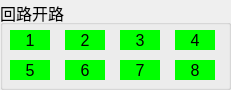
  <widget class="QGroupBox" name="groupBox_loopopen">
   <property name="geometry">
    <rect>
     <x>1120</x>
     <y>285</y>
     <width>231</width>
     <height>90</height>
    </rect>
   </property>
   <property name="font">
    <font>
     <pointsize>12</pointsize>
    </font>
   </property>
   <property name="title">
    <string>回路开路</string>
   </property>
   <widget class="QLabel" name="m_loopo8">
    <property name="geometry">
     <rect>
      <x>175</x>
      <y>60</y>
      <width>40</width>
      <height>20</height>
     </rect>
    </property>
    <property name="font">
     <font>
      <pointsize>12</pointsize>
     </font>
    </property>
    <property name="layoutDirection">
     <enum>Qt::LeftToRight</enum>
    </property>
    <property name="styleSheet">
     <string notr="true">background-color: rgb(0,255,0);</string>
    </property>
    <property name="text">
     <string>8</string>
    </property>
    <property name="alignment">
     <set>Qt::AlignCenter</set>
    </property>
   </widget>
   <widget class="QLabel" name="m_loopo6">
    <property name="geometry">
     <rect>
      <x>65</x>
      <y>60</y>
      <width>40</width>
      <height>20</height>
     </rect>
    </property>
    <property name="font">
     <font>
      <pointsize>12</pointsize>
     </font>
    </property>
    <property name="layoutDirection">
     <enum>Qt::LeftToRight</enum>
    </property>
    <property name="styleSheet">
     <string notr="true">background-color: rgb(0,255,0);</string>
    </property>
    <property name="text">
     <string>6</string>
    </property>
    <property name="alignment">
     <set>Qt::AlignCenter</set>
    </property>
   </widget>
   <widget class="QLabel" name="m_loopo4">
    <property name="geometry">
     <rect>
      <x>175</x>
      <y>30</y>
      <width>40</width>
      <height>20</height>
     </rect>
    </property>
    <property name="font">
     <font>
      <pointsize>12</pointsize>
     </font>
    </property>
    <property name="layoutDirection">
     <enum>Qt::LeftToRight</enum>
    </property>
    <property name="styleSheet">
     <string notr="true">background-color: rgb(0,255,0);</string>
    </property>
    <property name="text">
     <string>4</string>
    </property>
    <property name="alignment">
     <set>Qt::AlignCenter</set>
    </property>
   </widget>
   <widget class="QLabel" name="m_loopo1">
    <property name="geometry">
     <rect>
      <x>10</x>
      <y>30</y>
      <width>40</width>
      <height>20</height>
     </rect>
    </property>
    <property name="font">
     <font>
      <pointsize>12</pointsize>
     </font>
    </property>
    <property name="layoutDirection">
     <enum>Qt::LeftToRight</enum>
    </property>
    <property name="styleSheet">
     <string notr="true">background-color: rgb(0,255,0);</string>
    </property>
    <property name="text">
     <string>1</string>
    </property>
    <property name="alignment">
     <set>Qt::AlignCenter</set>
    </property>
   </widget>
   <widget class="QLabel" name="m_loopo5">
    <property name="geometry">
     <rect>
      <x>10</x>
      <y>60</y>
      <width>40</width>
      <height>20</height>
     </rect>
    </property>
    <property name="font">
     <font>
      <pointsize>12</pointsize>
     </font>
    </property>
    <property name="layoutDirection">
     <enum>Qt::LeftToRight</enum>
    </property>
    <property name="styleSheet">
     <string notr="true">background-color: rgb(0,255,0);</string>
    </property>
    <property name="text">
     <string>5</string>
    </property>
    <property name="alignment">
     <set>Qt::AlignCenter</set>
    </property>
   </widget>
   <widget class="QLabel" name="m_loopo3">
    <property name="geometry">
     <rect>
      <x>120</x>
      <y>30</y>
      <width>40</width>
      <height>20</height>
     </rect>
    </property>
    <property name="font">
     <font>
      <pointsize>12</pointsize>
     </font>
    </property>
    <property name="layoutDirection">
     <enum>Qt::LeftToRight</enum>
    </property>
    <property name="styleSheet">
     <string notr="true">background-color: rgb(0,255,0);</string>
    </property>
    <property name="text">
     <string>3</string>
    </property>
    <property name="alignment">
     <set>Qt::AlignCenter</set>
    </property>
   </widget>
   <widget class="QLabel" name="m_loopo2">
    <property name="geometry">
     <rect>
      <x>65</x>
      <y>30</y>
      <width>40</width>
      <height>20</height>
     </rect>
    </property>
    <property name="font">
     <font>
      <pointsize>12</pointsize>
     </font>
    </property>
    <property name="layoutDirection">
     <enum>Qt::LeftToRight</enum>
    </property>
    <property name="styleSheet">
     <string notr="true">background-color: rgb(0,255,0);</string>
    </property>
    <property name="text">
     <string>2</string>
    </property>
    <property name="alignment">
     <set>Qt::AlignCenter</set>
    </property>
   </widget>
   <widget class="QLabel" name="m_loopo7">
    <property name="geometry">
     <rect>
      <x>120</x>
      <y>60</y>
      <width>40</width>
      <height>20</height>
     </rect>
    </property>
    <property name="font">
     <font>
      <pointsize>12</pointsize>
     </font>
    </property>
    <property name="layoutDirection">
     <enum>Qt::LeftToRight</enum>
    </property>
    <property name="styleSheet">
     <string notr="true">background-color: rgb(0,255,0);</string>
    </property>
    <property name="text">
     <string>7</string>
    </property>
    <property name="alignment">
     <set>Qt::AlignCenter</set>
    </property>
   </widget>
  </widget>
